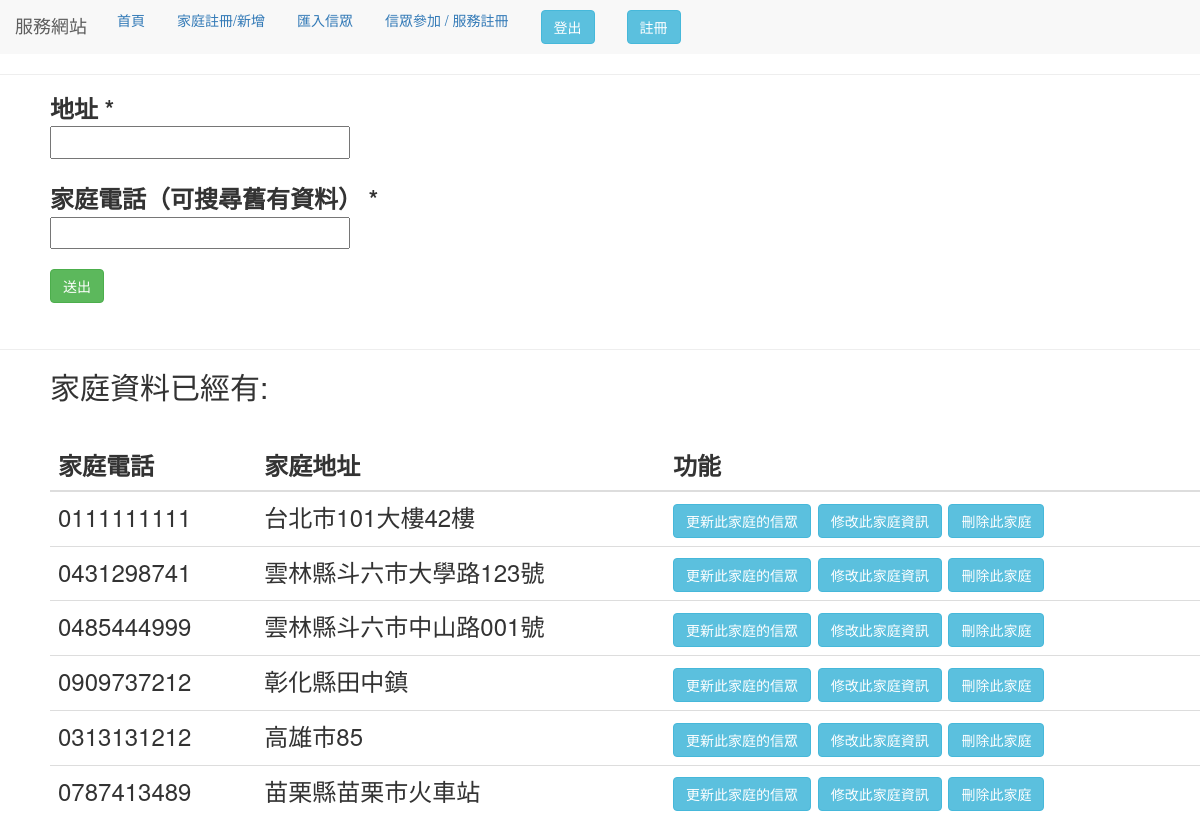
The page /home_register (signed in) on the database its author committed.
### use_app/models.py (models this page shows)
class Home(models.Model):
    address = models.CharField(verbose_name='地址', max_length=100)
    home_phone = models.CharField(verbose_name='家庭電話', max_length=100)
    class Meta:
        verbose_name_plural = '家庭資料庫'

### use_app/views.py (the view, shortened to what this page needs)
# urls.py: path('home_register', views.home_form),
@login_required(login_url='/use_login')
def home_form(request):
    form = homeform(request.POST or None)
    title_one = "家庭電話"
    title_two = "家庭地址"
    get_x = "家庭資料"
    get_all_data = Home.objects.all()  # 表單資料
    load_js = "home"
    context = locals()
    return render(request, "form.html", context)

### use_app/forms.py
class homeform(forms.Form):
    address = forms.CharField(label="地址")
    phone = forms.CharField(label="家庭電話",
                            validators=[
                                validators.RegexValidator(
                                    "(^\d{2}-?\d{3}-?\d{4}$)|(^\d{10}$)",
                                    message='請輸入正確格式的電話號碼！')
                            ])

### templates/form.html (shortened to what this page needs)
{% extends "base.html" %}
{% block form %}
{% load crispy_forms_tags %}
<head>
    <link rel="stylesheet" href="//code.jquery.com/ui/1.12.1/themes/base/jquery-ui.css">
</head>
<body>
    <div style="margin-left:50px;">
        <form method='POST' enctype="multipart/form-data" novalidate>
            <div class="col-6">
                <label for="id_address" class="control-label requiredField">
                    地址
                    <span class="asteriskField">*</span>
                </label>
                <br/>
                {{form.address}}
                <br/><br/>
                <label for="id_phone" class="control-label requiredField">
                    家庭電話（可搜尋舊有資料）
                    <span class="asteriskField">*</span>
                </label>
                <br/>
                {{form.phone}}
            </div>
            <input type="submit" class="btn btn-success" value="送出" style="margin-top:20px">
        </form>
    </div>
    <br>
    <hr>
    <div style="margin-left:50px;">
        <h2>{{ get_x }}已經有:</h2>
        {% if get_all_data.all %}
        <br>
        <table class="table" id="data_table">
            <thead>
                <tr>
                    <th scope="col">{{title_one}}</th>
                    <th scope="col">{{title_two}}</th>
                    <th scope="col">功能</th>
                </tr>
            </thead>
            <tbody>
                {% for c in get_all_data.all %}
                <tr>
                    {% if c.home_phone %}
                    <td id="{{c.home_phone}}"> {{ c.home_phone }} </td>
                    {% endif %} {% if c.address %}
                    <td id="{{c.address}}"> {{ c.address }} </td>
                    {% endif %}
                    <td><a href="home/{{c.pk}}"><button class="btn btn-info fix">更新此家庭的信眾</button></a>
                        <button class="btn btn-info fix" value="{{c.address}}/{{c.home_phone }}">修改此家庭資訊 </button>
                        <button class="btn btn-info del" value="{{c.home_phone}}">刪除此家庭 </button> </td>
                </tr>
                {% endfor %}
            </tbody>
        </table>
        {% else %}
        <p>無資料</p>
        {% endif %}
    </div>
</body>
{% endblock %}

### rows shown on the page
Home: home_phone "0111111111", address "台北市101大樓42樓"
Home: home_phone "0431298741", address "雲林縣斗六市大學路123號"
Home: home_phone "0485444999", address "雲林縣斗六市中山路001號"
Home: home_phone "0909737212", address "彰化縣田中鎮"
Home: home_phone "0313131212", address "高雄市85"
Home: home_phone "0787413489", address "苗栗縣苗栗市火車站"

### other values the page prints
{{ get_x }} "家庭資料"
{{ title_one }} "家庭電話"
{{ title_two }} "家庭地址"
